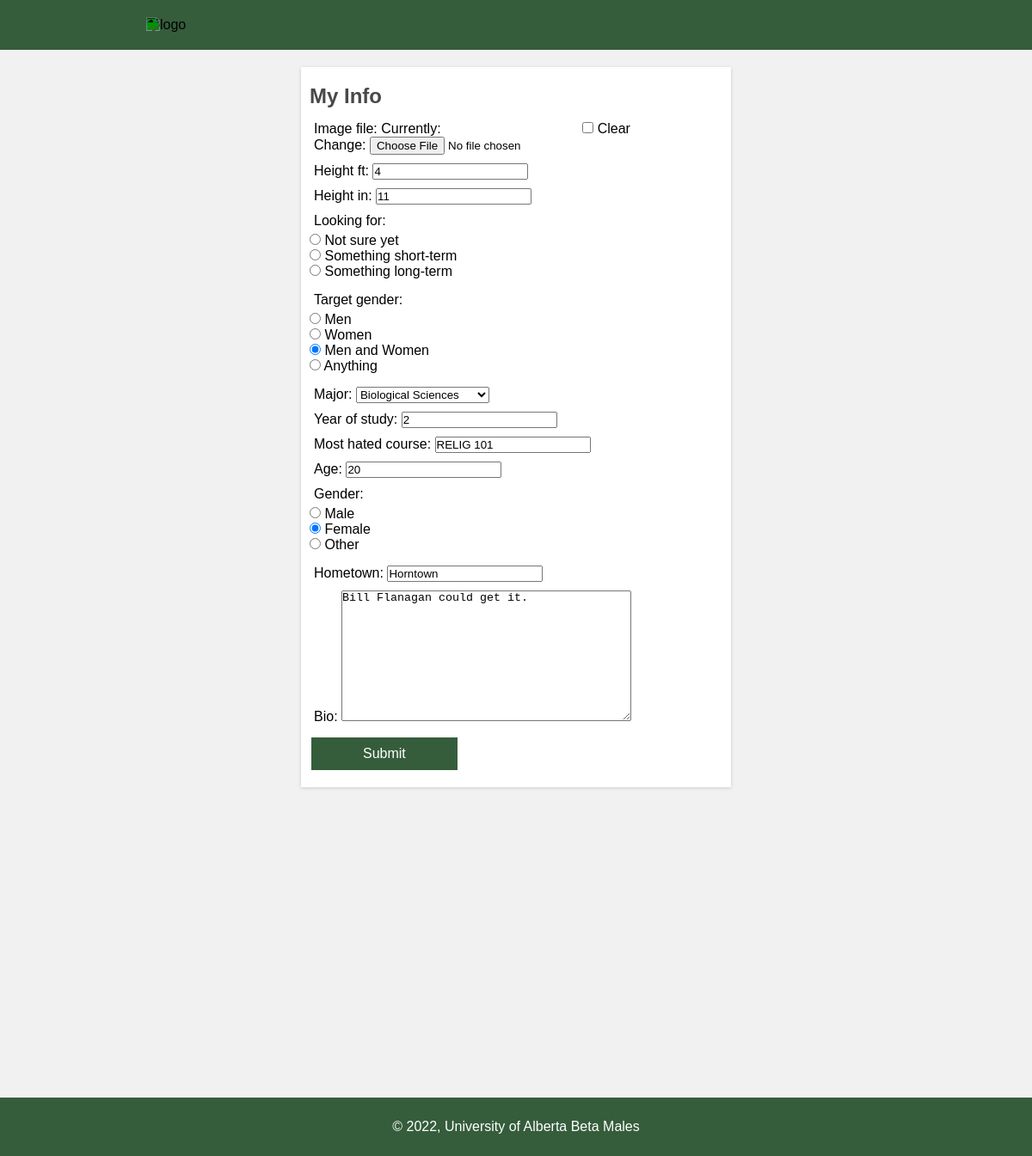
The app's page /account/edit_info/ (signed in) with its own data.
### account/models.py (models this page shows, shortened)
class UserInfo(models.Model):
    user = models.OneToOneField(
        to=User,
        on_delete=models.CASCADE,
        )
    image_file = models.ImageField(
        null=True,
        blank=True
        )
    height_ft = models.IntegerField()
    height_in = models.IntegerField()
    looking_for = models.CharField(max_length=40)
    target_gender = models.CharField(max_length=40)
    major = models.CharField(max_length=40)
    year_of_study = models.IntegerField()
    most_hated_course = models.CharField(max_length=40)
    first_name = models.CharField(max_length=40, null=True, blank=True)
    age = models.IntegerField()
    gender = models.CharField(max_length=40)
    hometown = models.CharField(max_length=50)
    bio = models.TextField(max_length=300)

### account/views.py (the view, shortened to what this page needs)
# urls.py: path("account/edit_info/", views.edit_info),
def edit_info(request):
    context = {}
    context["index"] = INDEX_URL
    try:
        user_info = UserInfo.objects.get(user=request.user)
        form = PersonalInfoForm(instance=user_info)
    except:
        form = PersonalInfoForm()
        user_info = None
    context["swipe_url"] = SWIPE_URL
    context["form"] = form
    return render(request, "edit_info.html", context)

### account/templates/edit_info.html (shortened to what this page needs)
<!DOCTYPE html>
<html>
    <head>
    </head>
    <body>
        <header>
            <a href={{index}}>
            <img alt="logo" src="https://logodix.com/logo/1031274.png">
        </header>
        <main>
            <article>
                    <h1>My Info</h1>
                    <p>
                        <form method="post" enctype="multipart/form-data">
                            {{form.as_p}}
                            <submitbutton>
                                <input type="submit" value="Submit" placeholder = "Test">
                            </submitbutton>
                        </form>
                    <p>
            </article>
        </main>
        <footer>
            <p> &copy; <script>document.write(new Date().getFullYear());</script>, University of Alberta Beta Males</p>
        </footer>
    </body>
</html>

### account/templates/edit_info.html (style rules this page uses)
* { margin: 0; padding: 0; box-sizing: border-box; }
header { text-align: left; background-color: #355d3b; color: #fff; padding: 20px; }
body { font-family: Arial, Helvetica, sans-serif; background-color: #f1f1f1; }
img { margin-left: 150px; height: 40px; width: 170px; object-fit: cover; object-position: 100% 95%; filter: invert(100%) sepia(0%) saturate(2000%) hue-rotate(147deg) brightness(118%) contrast(100%); }
main { text-align: center; margin: auto; padding: 20px 80px; border-radius: 5; min-height: calc(180vh - 84px - 69px); }
article { margin: auto; text-align: left; box-shadow: rgba(0, 0, 0, 0.16) 0px 1px 4px; background-color: #fff; position: absolute; padding: 0px 10px; width: 500px; height: auto; left: 50%; margin-right: -50%; transform: translate(-50%, 0%); }
h1 { color: #484848; padding: 20px 0 0 0; }
a { text-decoration: none; color: #fff; }
input[value = "Submit"] { background-color: #355d3b; border: none; color: #fff; text-align: center; display: inline-block; font-size: 16px; margin: 10px 2px; cursor: pointer; padding: 10px 60px; }
footer { margin: 0; text-align: center; background-color: #355d3b; color: #fff; padding: 20px; width: 100%; bottom: 0; position: fixed; }
p { padding: 5px; }

### records on screen
UserInfo: height_ft "4", height_in "11", looking_for "☐ Not sure yet ☐ Something short-term ☐ Something long-term", target_gender "☐ Men ☐ Women ☑ Men and Women ☐ Anything", major "Biological Sciences", year_of_study "2", most_hated_course "RELIG 101", age "20", gender "☐ Male ☑ Female ☐ Other", hometown "Horntown", bio "Bill Flanagan could get it."
